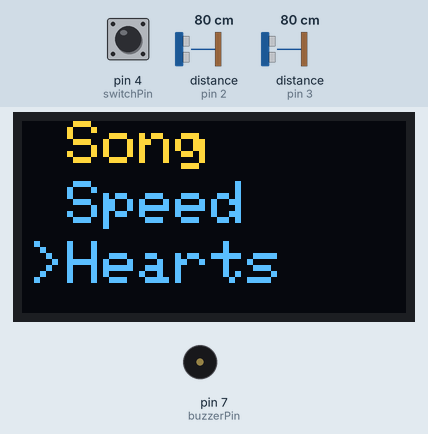
The sketch below on a simulated Arduino Uno, built with avr-gcc and run on an emulated ATmega328P. Shown: 128×64 one-colour display, buzzer (waves = sounding). Wiring (inferred from the names in the program): 2 × range finder with pulse-width output: data pin 2 / data pin 3. The inputs (shaded band) are chosen by the test bench; at power-on: distance to the obstacle (sensors on pin 2, pin 3) 80 cm, pin 4 (switchPin) HIGH. The OLED is the two-colour kind (top 16 rows yellow).

Above: at 1.2 s.
1.3 s: distance to the obstacle (sensor on pin 2) set to 2 cm
At 1.8 s:
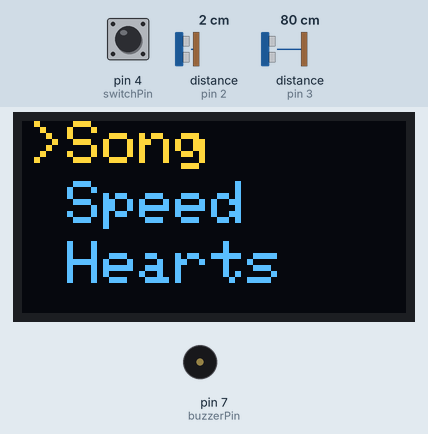
2.9 s: pin 4 (switchPin) pulled LOW for 0.15 s
At 3.76 s:
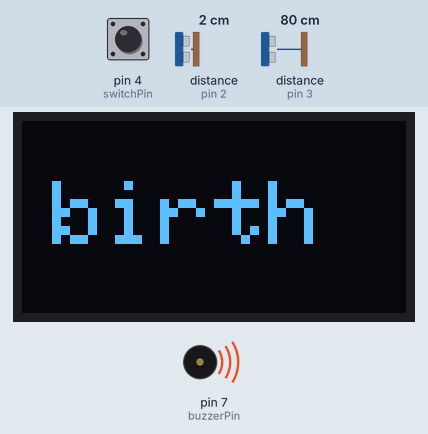
At 5.7 s:
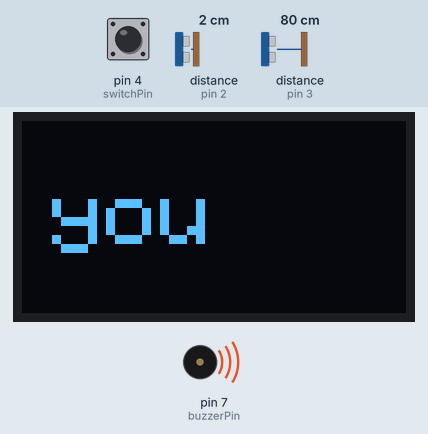
Timing chart, 0 to 13.8 s (numbered marks = the images above; inputs shaded):
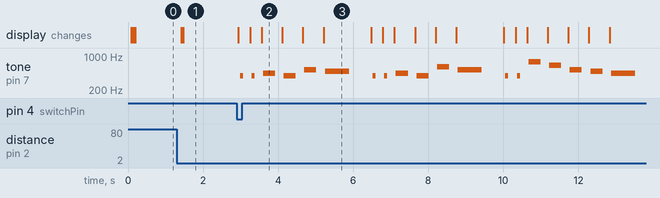

Measured:
- after the input at 1.3 s, the display: first changes after 0.11 s (image 1 shows a later state)
- after the input at 2.9 s, tone on pin 7 (buzzerPin): plays 391 Hz for 0.08 s, 391 Hz for 0.08 s, 438 Hz for 0.32 s, 391 Hz for 0.32 s, 521 Hz for 0.32 s, 491 Hz for 0.64 s … (19 notes in this stretch), starting after 0.09 s; the display: first changes at once (image 2 shows a later state)
- what the display in image 2 shows lasts 0.5 s, from 3.6 s to 4.1 s

The sketch:

birthday.ino
```cpp
#include <Adafruit_SSD1306.h>
#include <CapacitiveSensor.h>

#define ENCODER_CLICK_VAL 1 //let each click of rotary encoder change 0-255 val by more than 1

//how many items are in main menu
#define MAIN_MENU_LEN 3
#define MAX_SPD 10
#define MIN_SPD 1

//number of tones available
#define NUM_TONES 8

//keyboard stuff
#define NUM_OF_SAMPLES 10   // Higher number whens more delay but more consistent readings
#define CAP_THRESHOLD 150  // Capactive reading that triggers a note (adjust to fit your needs)
#define NUM_KEYS 8 // Number of keys that are on the keyboard
#define COMMON_PIN 5    // The common 'send' pin for all keys

// This macro creates a capacitance "key" sensor object for each key on the piano keyboard:
#define CS(Y) CapacitiveSensor(COMMON_PIN, Y)

CapacitiveSensor keys[NUM_KEYS] = {CS(6), CS(8), CS(9), CS(10), CS(11), CS(12), CS(A0), CS(A1)};

//instantiate an Adafruit display obj: 128x64 pixels, using I2C
Adafruit_SSD1306 disp(128, 64, &Wire);

//the current position of the rotary encoder
int encoderPos = 0;

//the encoder's last position
int lastReportedPos = 0;

//whether or not the encoder is currently rotating
boolean rotating = false;

//where in the menu should the cursor be sitting
int menuCount = 0;

//keep track of the current logic levels of the A and B output pins of the encoder
boolean a_state = false;
boolean b_state = false;

//bounds for text
int x, y, w, h;

//buzzer pin
int buzzerPin = 7;

//the current speed setting that the user selected
//char curr_spd[4];

//the last time the encoder button state changed
long lastStateChangeTime = 0;

//the time after an encoder button state change detecion for which we'll ignore any input (to avoide bounce noise)
long debounceDelay = 250; //in ms

//items for main menu
char* menuItems[MAIN_MENU_LEN] = {
  "Song",
  "Speed",
  "Hearts"
};

//set up the encoder pins
enum PinAssignments {
  encoderPinA = 2,  //encoder's A output pin mapped to Arduino pin 2
  encoderPinB = 3,  //encoder's B output pin mapped to Arduino pin 3
  switchPin = 4 //encoder's switch pin mapped to Arduino pin 4, which will be used as input pin,
};

//different states of the interface
enum state {
  MAIN,
  SONG,
  SPD,
  KEYBOARD
};

//corresponding tones for the notes
int tones[NUM_TONES] = {1275, 1136, 1014, 956, 834, 765, 655, 715};

//name of all notes used here
//char names[NUM_TONES] = {'G', 'A', 'B', 'c', 'd', 'e', 'x', 'y'};

int piezo_tones[NUM_TONES] = {131, 147, 165, 175, 196, 220, 233, 262};

//current state the interface is in
state curr_state = MAIN;

//time delay between notes, in ms
int TEMPO = 200;

//int top_marg = 0;

//the max of encoder pos, starts at the appropriate max for main menu
int max_encoder_pos = MAIN_MENU_LEN - 1;

//min of encoder pos
int min_encoder_pos = 0;

//the string representing the song
//char notes[] = "GGAGcB GGAGdc GGxecBA yyecdc";

int notes[] = {0, 0, 1, 0, 3, 2, -1, 0, 0, 1, 0, 4, 3, -1, 0, 0, 6, 5, 3, 2, 1, -1, 7, 7, 5, 3, 4, 3};
char* sylls[28] = {"ha", "ppy", "birth", "day", "to", "you", "", "ha", "ppy", "birth", "day", "to", "you", "", "ha", "ppy", "birth", "day", "dear", "No", "a", "", "ha", "ppy", "birth", "day", "to", "you"};

//array indicating for how long each note should (relatively) be held (including rests)
int note_hold_lengths[28] = {2, 2, 8, 8, 8, 16, 1, 2, 2, 8, 8, 8, 16, 1, 2, 2, 8, 8, 8, 8, 16, 1, 2, 2, 8, 8, 8, 16};

//play the birthday song sequence
int play_song() {
  //iterate through each note in song string
  for (int i = 0; i < 28; i++) {
    //if it's a space, just delay
    if (notes[i] == -1) {
        delay(note_hold_lengths[i] * TEMPO); // delay between notes
    }

    //if there's a note that needs to be played, play given note for its intended duration
    else {
        playNote(notes[i], sylls[i], note_hold_lengths[i] * TEMPO);
    }

    //delay between notes
    delay(TEMPO);
  }
}

//main menu screen of interface
void mainMenu() {
  disp.setTextColor(WHITE);
  disp.clearDisplay();

  disp.setTextSize(2);

  int top_marg = 0;

  for (int i = 0; i < MAIN_MENU_LEN; i++) {
    disp.setCursor(15, top_marg);
    disp.println(menuItems[i]);
    top_marg += 20;
  }

  disp.setCursor(2, menuCount * 20);
  disp.println(">");

  //push content to display
  disp.display();
}


void disp_setup() {
  //open up comms with the display
  disp.begin(SSD1306_SWITCHCAPVCC, 0x3c);  /* 0x3c is the I2C address */

  //clear display
  disp.clearDisplay();

  //push blank canvas to display
  disp.display();
}

//the main menu loop function
void disp_loop() {
  //by default, always hold rotating at true so that the ISRs will debounce signal
  rotating = true;

  //if the encoder position changed, print the new position
  if (lastReportedPos != encoderPos) {
    //save this position as the last encoder position
    lastReportedPos = encoderPos;
  }

  //menu cursor position should be set to the encoder position
  menuCount = encoderPos;

  //display main menu screen (live/dynamic)
  mainMenu();

  if (!digitalRead(switchPin)) {
    handleSwitch();
  }
}

//return to main menu
void return_to_main(int pos) {
  min_encoder_pos = 0;
  max_encoder_pos = MAIN_MENU_LEN - 1;
  encoderPos = pos;

  //set state back to main to trigger the main menu loop
  curr_state = MAIN;
}

//switch handler fxn (when encoder button is clicked)
void handleSwitch() {
  //only accept input if it's been long enough since last button state change
  if (millis() - lastStateChangeTime < debounceDelay) {
    return;
  }

  //save clock time at which button last changed state, for debounce purposes
  lastStateChangeTime = millis();

  //do actual handling
  switch(curr_state) {
    //if we're in main menu
    case MAIN:
      //if we're on main menu, check what's selected
      switch(menuCount) {
        case 0:
          //switch state to SONG, play song, and switch state back to MAIN
          play_song();
          break;
        case 1:
          //switch to speed selection screen
          encoderPos = int((TEMPO - 439) / -39);
          min_encoder_pos = MIN_SPD;
          max_encoder_pos = MAX_SPD;
          curr_state = SPD;
          break;
        //switch to keyboard activity
        case 2:
          curr_state = KEYBOARD;
          break;
      }
      break;

    //if we're in speed selection activity
    case SPD:
      //if we're in speed setting screen, return to main menu

      //change tempo -- use y = mx+b with points (1, 400) and (10, 50)
      TEMPO = -39 * encoderPos + 439;

      return_to_main(1);
      break;

    //if we're in keyboard activity
    case KEYBOARD:
      //Serial.println("SWITCH HANDLR FOUND KEYBOARD");
      //if we're in keyboard screen, return to main menu
      return_to_main(2);
      break;
  }
}

//interrupt to be run when encoder output pin A changes state
void doEncoderA() {
  //debounce signal by delaying before checking state of encoder pin A
  if (rotating) {
    delay(1);
  }

  //make sure the logic level of encoder's output pin A really did change (after debounce delay), else do nothing here
  if (digitalRead(encoderPinA) != a_state) {  // debounce once more
    //record new state of encoder's A pin
    a_state = !a_state;

    //if this interrupt was called, know A changed from 5V to 0 or from 0 to 5V
    //if A just changed but B hasn't yet, then A is leading B, so encoder being turned clockwise
    if (a_state && !b_state && encoderPos < max_encoder_pos) { //saturate at MAX_ENCODER_POS
      //increment encoder position (but can't go above 255)
      encoderPos = min(max_encoder_pos, encoderPos + ENCODER_CLICK_VAL);
    }

    //shut off debouncing in case the interrupt for B is called immediately here
    rotating = false;
  }
}

//interrupt to be run when encoder output pin B changes state
void doEncoderB() {
  //debounce signal by delaying before checking state of encoder pin B
  if (rotating) {
    delay(1);
  }

  //make sure the logic level of encoder's output pin B really did change (after debounce delay), else do nothing here
  if (digitalRead(encoderPinB) != b_state) {
    //record new state of encoder's A pin
    b_state = !b_state;

    //if this interrupt was called, know B changed from 5V to 0 or from 0 to 5V
    //if B just changed but A hasn't yet, then B is leading A, so encoder being turned counterclockwise
    if (b_state && !a_state && encoderPos > min_encoder_pos) { //saturate at MIN_ENCODER_POS
      //decrement encoder position (but can't go below 0)
      encoderPos = max(min_encoder_pos, encoderPos - ENCODER_CLICK_VAL);
    }

    //shut off debouncing in case the interrupt for A is called immediately here
    rotating = false;
  }
}

//play a tone on the buzzer
void playTone(int tone, int duration) {
  //pulse the buzzer for the specified duration at the specified rate to create desired tone
  for (long i = 0; i < duration * 1000L; i += tone * 2) {
    //PWM on the buzzer
    digitalWrite(buzzerPin, HIGH);
    delayMicroseconds(tone);
    digitalWrite(buzzerPin, LOW);
    delayMicroseconds(tone);
  }
}

//display a syllable of the Happy Birthday song at center of OLED display screen
void displaySyll(char* syll) {
  disp.setTextSize(3);

  //center the text
  //disp.getTextBounds(syll, 0, 0, &x, &y, &w, &h);

  //display the syll on the screen
  disp.clearDisplay();

  //disp.setCursor(64 - int(w / 2), 32 - int(h / 2));
  disp.setCursor(10, 20);

  disp.println(syll);
  disp.display();
}

void playNote(int note, char* syll, int duration) {
  displaySyll(syll);

  //play the tone corresponding to the note name
  playTone(tones[note], duration / 5);
}


//activity for setting the speed
void set_speed() {
  //by default, always hold rotating at true so that the ISRs will debounce signal
  rotating = true;

  //disp.clearDisplay();
  //disp.setTextSize(1);

  //center the text
  //disp.getTextBounds("Speed (1-10):", 0, 0, &x, &y, &w, &h);

  //we have 128 width to work with, 64 height to work with
  //int start_x = 64 - int(60 / 2);
  //int start_y = 20;

  //display the syll on the screen
  //disp.setCursor(34, 20);
  //disp.println("Speed (1-10):");

  //now display speed setting
  //disp.setTextSize(2);

  //while we use encoderPos, disable interrupts
  //String curr_spd_str = String(encoderPos);
  //curr_spd_str.toCharArray(curr_spd, 3);

  //disp.getTextBounds(curr_spd, 0, 0, &x, &y, &w, &h);

  //start_x = 64 - int(20 / 2);
  //start_y += 10;

  //int test = encoderPos;
  //disp.setCursor(54, 30);
  //disp.println(encoderPos);

  //disp.display();

  /*
  digitalWrite(13, HIGH);
  delayMicroseconds(encoderPos * 100);
  digitalWrite(13, LOW);
  delayMicroseconds(encoderPos * 100);
  */

  if (!digitalRead(switchPin)) {
    handleSwitch();
  }
}

void encoder_setup() {
  //set both pins reading encoder to be passively pulled up to Vdd = 5V, so will trigger interrupts when rot encoder strips brush ground
  pinMode(encoderPinA, INPUT_PULLUP);
  pinMode(encoderPinB, INPUT_PULLUP);

  //set switch pin as input, passively pulled up to Vdd = 5V
  pinMode(switchPin, INPUT_PULLUP);

  //encoder pin on interrupt 0 (pin 2)
  attachInterrupt(digitalPinToInterrupt(encoderPinA), doEncoderA, CHANGE); //CHANGE means trigger interrupt whenever pin changes value

  //encoder pin on interrupt 1 (pin 3)
  attachInterrupt(digitalPinToInterrupt(encoderPinB), doEncoderB, CHANGE);

  encoderPos = 0;
}

// Turn off autocalibrate on all channels:
void cap_setup() {
  for (int i = 0; i < NUM_KEYS; i++) {
    keys[i].set_CS_AutocaL_Millis(0xFFFFFFFF);
  }
}

//function for playing keys activity
void keyboard() {
  int active = 0;

  //check keys
  for (int i = 0; i < NUM_KEYS; i++) {
    //if the capacitance reading is greater than the threshold, play a note:
    if (keys[i].capacitiveSensor(NUM_OF_SAMPLES) > CAP_THRESHOLD) {
      //plays the note corresponding to the key pressed
      tone(buzzerPin, piezo_tones[i]);
      active = 1;
    }
  }

  //if no key being pressed, make sure buzzer off
  if (active == 0) {
    noTone(buzzerPin);
  }

  //monitor the switch
  if (!digitalRead(switchPin)) {
    handleSwitch();
  }
}


void setup() {
  //set buzzerPin on the Nano to OUTPUT mode
  pinMode(buzzerPin, OUTPUT);

  //set up display and encoder (register interrupts, etc)
  disp_setup();
  encoder_setup();

  cap_setup();
}

//main program loop
void loop() {
  switch(curr_state) {
    case MAIN:
      //if in main menu, just loop
      disp_loop();
      break;
    case SPD:
      set_speed();
      break;
   case KEYBOARD:
      keyboard();
      break;
  }
}
```
